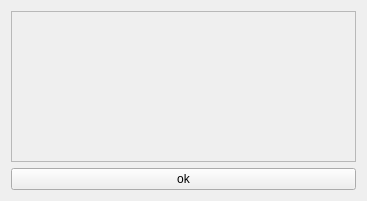
<?xml version="1.0" encoding="UTF-8"?>
<ui version="4.0">
 <class>Assets</class>
 <widget class="QWidget" name="Assets">
  <property name="geometry">
   <rect>
    <x>0</x>
    <y>0</y>
    <width>367</width>
    <height>201</height>
   </rect>
  </property>
  <property name="windowTitle">
   <string>assets in library</string>
  </property>
  <layout class="QGridLayout" name="gridLayout">
   <item row="0" column="0">
    <layout class="QVBoxLayout" name="verticalLayout">
     <item>
      <widget class="QScrollArea" name="scrollArea">
       <property name="widgetResizable">
        <bool>true</bool>
       </property>
       <widget class="QWidget" name="scrollAreaAssets">
        <property name="geometry">
         <rect>
          <x>0</x>
          <y>0</y>
          <width>339</width>
          <height>139</height>
         </rect>
        </property>
        <layout class="QVBoxLayout" name="verticalLayout_3">
         <item>
          <layout class="QVBoxLayout" name="vLayoutAssets"/>
         </item>
         <item>
          <spacer name="verticalSpacer">
           <property name="orientation">
            <enum>Qt::Vertical</enum>
           </property>
           <property name="sizeHint" stdset="0">
            <size>
             <width>20</width>
             <height>40</height>
            </size>
           </property>
          </spacer>
         </item>
        </layout>
       </widget>
      </widget>
     </item>
    </layout>
   </item>
   <item row="1" column="0">
    <widget class="QPushButton" name="pushButton">
     <property name="text">
      <string>ok</string>
     </property>
    </widget>
   </item>
  </layout>
 </widget>
 <resources/>
 <connections/>
</ui>
